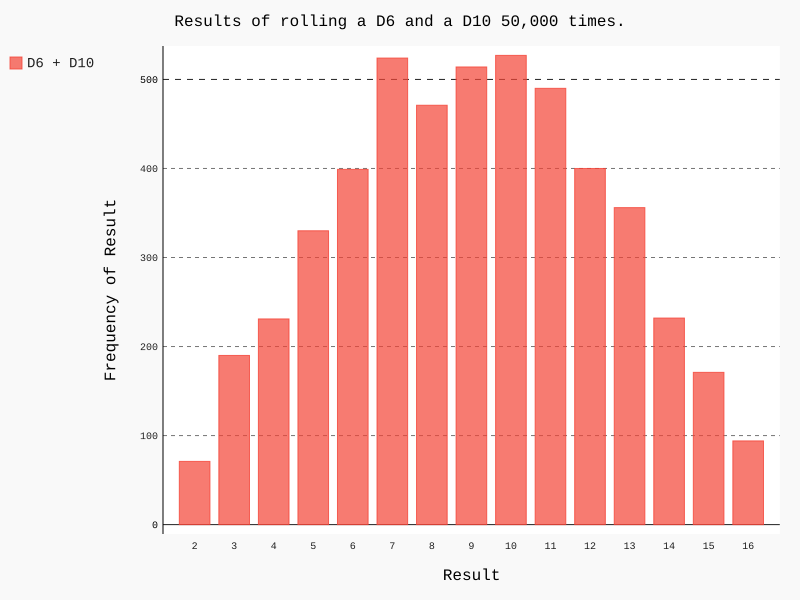

Write Python code to recreate this figure.
import pygal
from die import Die

die_1 = Die()
die_2 = Die(10)

results = []
for roll_num in range(5000): # 设置投骰子的次数
    result = die_1.roll() + die_2.roll()# 每次投骰子结果
    results.append(result) # 将投骰子的结果放到列表

frequencies = [] # 分析结果
max_result = die_1.num_sides + die_2.num_sides
for value in range(2, max_result+1):
    frequency = results.count(value) # 计算每个数出现的次数
    frequencies.append(frequency)

hist = pygal.Bar() # 对结果进行可视化

hist.title = "Results of rolling a D6 and a D10 50,000 times." # 设置直方图的标题
hist.x_labels = ['2', '3', '4', '5', '6', '7', '8', '9', '10', '11', '12', '13', '14', '15', '16'] # 将掷骰子的可能结果用作x轴的标签
hist.x_title = "Result" # 设置xy轴的标题
hist.y_title = "Frequency of Result"

hist.add('D6 + D10', frequencies) # 添加指定标签和列表
hist.render_to_file('different_dice.svg') # 将图表渲染成一个SVG文件，
                                                             # 这种文件的扩展名必须为.svg
